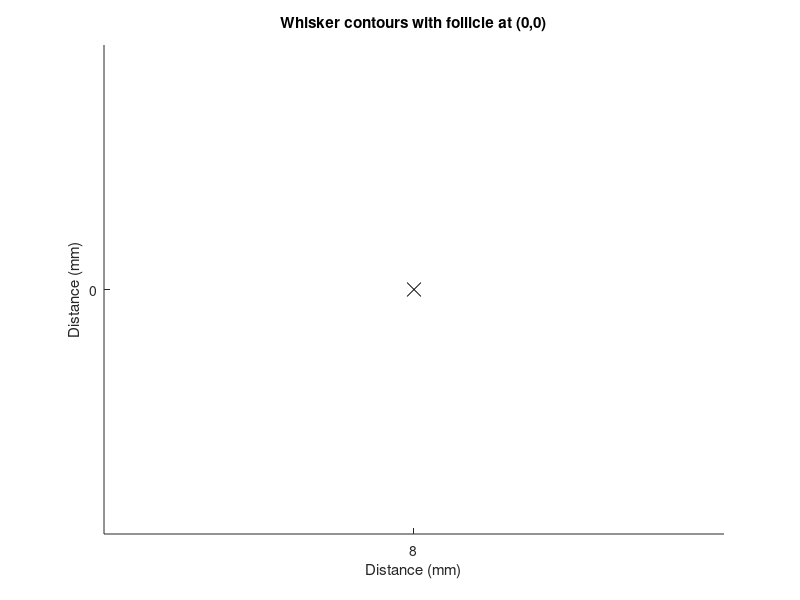

This figure's MATLAB source: (Note: this script raises an error after producing the figure.)


%% bendingRods5 with rotation
% whisker angle at based - theta0
% object position - (x y)
% rotate frame of reference by -theta0 by applying a rotation matrix
%
% 
% --------------misc simulation paramters
n_segments=1000; % number of finite elements
pole_pos_in_mm=8; % distance of pole form the face; along x- axis <-- CHANGE

numPosForces=19; % number of simulations with non-zero forces
incr=1.0; % increment of intended angle, degrees
thetaMin=incr; % min angle with positive force
thetaMax=numPosForces*incr; % max angle with positive force

anglesAtBases=incr:incr:thetaMax; % intended angles at base
numZeroForces=15; % number of simulations with zero forces (i.e. before whisker strikes object)

% --------------setting up plots
r0=[pole_pos_in_mm/1000 0]'; % pole pos in meters
figure(21); cla; hold
plot(r0(1)*1000, r0(2)*1000, 'kx', 'MarkerSize', 10); % point of force application
axis equal
title('Whisker contours with follicle at (0,0)');
xlabel('Distance (mm)');
ylabel('Distance (mm)');

% --------------mouse pad elasticitiy
% assume that moment = kTheta * dTheta 
% moment = [N m]; dTheta = [rad]; kTheta = [N m / rad]
kTheta = 5e-6; % in rad/(Nm); larger means stiffer <-- CHANGE

% --------------setting whisker parameters 
% rat whiskers
% wh.ym=3.5e9; % young's modulus in pascal
% wh.L=0.060; % whisker length in meters
% base_radius=1.00e-4;
%
% mouse whisker parameters
conical=1;
wh.ym=5e9; % young's modulus in pascal
base_radius= 33.5e-6; % in meters
wh.L = 16e-3; % whisker lenght in meters

segment=wh.L/n_segments; % in meters; total length is n_segments * segment

if ~ conical
    I(1:n_segments)=(pi/4)*base_radius^4; %uniform
else
    I(1:n_segments)=(pi/4)*(base_radius*(1-(1:n_segments)*segment/wh.L)).^4;  %conical
end
wh.I=I; % moment of intertia



% --------------simulation 
% numPosForces=20;
% incr=1.0;
% thetaMin=incr;
% thetaMax=numPosForces*incr;
% 
% anglesAtBases=incr:incr:thetaMax; 
% numZeroForces=15;
%C anglesAtBases=(-(numZeroForces-1))*incr:incr:thetaMax; 

tolerance=0.0000001;
options = optimset('TolFun',tolerance);

contourLoc=0.008;
f=1/30000;
initialCondition = [contourLoc f];

f_axial=[];
moment=[];

contours=zeros(length(anglesAtBases)+numZeroForces, 2, n_segments+1); % to store trajectories

for j=1:numPosForces
    
    theta0=pi*anglesAtBases(j)/180;
    rotTheta0=[cos(-theta0) -sin(-theta0); sin(-theta0) cos(-theta0)];
    r1=rotTheta0*r0;
    rotTheta0=[cos(-theta0) -sin(-theta0); sin(-theta0) cos(-theta0)];
    a=r1';
    
    [x,fval,exitflag,output] = fminsearch(@(x) bendingRods5(x, a, wh),initialCondition, options); % x = [s_pole force]
    
    if fval < tolerance*100 % Kluge; I don't understand why fminsearch 'converges' even though the 'tolerance' is never reached
        wh=bendingRods5wPlot(x, wh);
        for i=1:size(wh.x, 2)
            temp=[wh.x(i) wh.y(i)]';
            temp=rotTheta0*temp;
            wh.x(i)=temp(1);
            wh.y(i)=temp(2);
        end
        %plot(wh.x*1000, -wh.y*1000, 'r', 'LineWidth', 1.0); % minus is to keep with convention
        contours(j+numZeroForces, 1, :)=wh.x*1000;
        contours(j+numZeroForces, 2, :)=wh.y*1000;
        plot(squeeze(contours(j+numZeroForces, 1, :)), -squeeze(contours(j+numZeroForces, 2, :)), 'r', 'LineWidth', 1.0);
    else
        wh.f_axial=0;
        wh.moment=0;
    end
    f_axial=[f_axial wh.f_axial];
    moment=[moment wh.moment];
    
end

intendedAnglesAtBases=anglesAtBases-(180/pi)*moment/kTheta; % correct for compliance in the whisker pad
%hold off
%figure; hold
ind=find(f_axial==0);
if ~isempty(ind)
    startind=min(ind)-1;
    for i=1:length(ind)
        intendedAnglesAtBases(startind+i)=intendedAnglesAtBases(startind+i-1)+incr;
        contours(startind+i+numZeroForces, 1, :)=segment*((1:(n_segments+1))-1)*cosd(intendedAnglesAtBases(startind+i))*1000;
        contours(startind+i+numZeroForces, 2, :)=-segment*((1:(n_segments+1))-1)*sind(intendedAnglesAtBases(startind+i))*1000;
        plot(squeeze(contours(startind+i+numZeroForces, 1, :)), -squeeze(contours(startind+i+numZeroForces, 2, :)), 'b', 'LineWidth', 1.0);
        %startind+i
    end
end

moment=abs(moment);
f_axial=abs(f_axial);
moment=[zeros(1, numZeroForces) moment];
f_axial=[zeros(1, numZeroForces)  f_axial];

intendedAnglesAtBases=[(-(numZeroForces-1)*incr):incr:0 intendedAnglesAtBases];

for i=1:numZeroForces
    contours(i, 1, :)=segment*((1:(n_segments+1))-1)*cosd(intendedAnglesAtBases(i))*1000;
    contours(i, 2, :)=-segment*((1:(n_segments+1))-1)*sind(intendedAnglesAtBases(i))*1000;
    plot(squeeze(contours(i, 1, :)), -squeeze(contours(i, 2, :)), 'b', 'LineWidth', 1.0);
end

hold off

figure(22); 
subplot(2,2,1); cla
xlabel('whisker angle at follicle (degrees)')
ylabel('moment (Nm)')
line(intendedAnglesAtBases, moment)

subplot(2,2,2); cla
xlabel('whisker angle at follicle (degrees)')
ylabel('axial_force (N)')
line(intendedAnglesAtBases, f_axial)

subplot(2, 2, 3); cla
ylabel('axial_force (N)')
xlabel('moment (Nm)')
line(moment, f_axial, 'LineStyle','none', 'Marker', '.')

simResults.f_axial=f_axial;
simResults.moment=moment;
simResults.contours=contours;
simResults.intendedAnglesAtBases=intendedAnglesAtBases;

%% ______________________animate whisking - two locations
% assume that contours have been tracked
% contours, f_axial, moment all need to be defined
% to do: 

load('simResults5');
f_axialGO=simResults5.f_axial;
contoursGO=simResults5.contours;
momentGO=simResults5.moment;

load('simResults8');
f_axialNG=simResults8.f_axial;
contoursNG=simResults8.contours;
momentNG=simResults8.moment;
intendedAnglesAtBases=simResults8.intendedAnglesAtBases

% load('intendedAnglesAtBases');
% load('contoursGO');load('contoursNG');
% load('momentGO');load('momentNG');
% load('f_axialGO');load('f_axialNG');

h23=figure(23); % arbitrary figure number
set(h23, 'Position', [50 50 1000 500], 'Color', 'w')

% axes on the left
x_lim=[-wh.L*1000*0.1 wh.L*1000*1.1]; y_lim=[-wh.L*1000*0.60 wh.L*1000*0.45];
hl=axes('Units', 'normalized', 'Position', [.07 .20 .25 .5], 'XLim', x_lim, 'YLim', ...
    y_lim, 'NextPlot', 'replacechildren', 'FontSize', 16);
axis square
xlabel('Distance (mm)'); ylabel('Distance (mm)')
ht=title('Go - object near', 'Color','b', 'FontSize', 20)

% plot circle to indicate pole
%h_pNG=line(8,0, 'Marker', 'o', 'Color', 'r', 'LineWidth', 1.5, 'MarkerFaceColor', 'r');
h_p=line(4,0, 'Marker', 'o', 'Color', 'b', 'LineWidth', 1.5, 'MarkerFaceColor', 'b');

h_w=line(squeeze(contoursGO(1, 1, :)), -squeeze(contoursGO(1, 2, :)), 'Linewidth', 1.5, 'Color', 'k');
%define and plot the follicle
follX=[contours(1, 1, 1), -50*(contours(1, 1, 2)- contours(1, 1, 1))];
follY=[contours(1, 2, 1), 50*(contours(1, 2, 2)- contours(1, 2, 1))];
h_f=line(follX, follY, 'Color', 'm', 'Linewidth', 3);

% axes in the middle
xm=abs(max(intendedAnglesAtBases)-min(intendedAnglesAtBases)); x_lim=[min(intendedAnglesAtBases)-0.05*xm max(intendedAnglesAtBases)+0.05*xm]; 
ym=abs(max(momentGO)-min(momentGO)); y_lim=[min(momentGO)-0.05*ym max(momentGO)+0.05*ym];
hm=axes('Units', 'normalized', 'Position', [.38 .15 .25 .6], 'NextPlot', 'replacechildren', ...
    'XLim', x_lim,'YLim', y_lim, 'FontSize', 16);
xlabel('Angle at follicle (degrees)'); ylabel('Moment (Nm)')

% plot the moment vs angle line with green dot on top
h_mGO=line(intendedAnglesAtBases, momentGO, 'Linewidth', 1.5, 'Color', 'b');
h_mNG=line(intendedAnglesAtBases, momentNG, 'Linewidth', 1.5, 'Color', 'r');
h_mp=line(intendedAnglesAtBases(1), momentGO(1), 'Marker', 'o', 'Color', 'b', 'LineWidth', 1.5, 'MarkerFaceColor', 'b', 'MarkerSize', 10); % green point - to move

% axes on the right
yr=abs(max(f_axialGO)-min(f_axialGO)); y_lim=[min(f_axialGO)-0.05*yr max(f_axialGO)+0.05*yr];
hr=axes('Units', 'normalized', 'Position', [.70 .15 .25 .6], 'NextPlot', 'replacechildren', ...
    'XLim', x_lim,'YLim', y_lim, 'FontSize', 16);
xlabel('Angle at follicle (degrees)'); ylabel('Axial Force (N)')


% plot the moment vs angle line with green dot on top
h_rGO=line(intendedAnglesAtBases, f_axialGO, 'Linewidth', 1.5, 'Color', 'b');
h_rNG=line(intendedAnglesAtBases, f_axialNG, 'Linewidth', 1.5, 'Color', 'r');
h_rp=line(intendedAnglesAtBases(1), f_axialGO(1), 'Marker', 'o', 'Color', 'b', 'LineWidth', 1.5, 'MarkerFaceColor', 'b', 'MarkerSize', 10); % green point - to move

aviobj = avifile('testNoCompr1.avi', 'fps', 5, 'compression', 'None', 'quality', 100);

frameNumber=0;
for i=1:size(contoursGO,1)
    frameNumber=frameNumber+1;
    set(h_w, 'XData', squeeze(contoursGO(i, 1, :)), 'YData', -squeeze(contoursGO(i, 2, :))) 
    follX=[contoursGO(i, 1, 1), -50*(contoursGO(i, 1, 2)- contoursGO(i, 1, 1))];
    follY=[contoursGO(i, 2, 1), 50*(contoursGO(i, 2, 2)- contoursGO(i, 2, 1))];
    set(h_f, 'XData', follX, 'YData', follY);
    set(h_mp, 'XData', intendedAnglesAtBases(i),'YData',momentGO(i));
    set(h_rp, 'XData', intendedAnglesAtBases(i),'YData',f_axialGO(i));
    F(frameNumber)=getframe(h23);
%    aviobj=addframe(aviobj,F(frameNumber));
    %pause
end

for i=size(contoursGO,1):-1:1
    frameNumber=frameNumber+1;
    set(h_w, 'XData', squeeze(contoursGO(i, 1, :)), 'YData', -squeeze(contoursGO(i, 2, :))) 
    follX=[contoursGO(i, 1, 1), -50*(contoursGO(i, 1, 2)- contoursGO(i, 1, 1))];
    follY=[contoursGO(i, 2, 1), 50*(contoursGO(i, 2, 2)- contoursGO(i, 2, 1))];
    set(h_f, 'XData', follX, 'YData', follY);
    set(h_mp, 'XData', intendedAnglesAtBases(i),'YData',momentGO(i));
    set(h_rp, 'XData', intendedAnglesAtBases(i),'YData',f_axialGO(i));
    F(frameNumber)=getframe(h23);
%    aviobj=addframe(aviobj,F(frameNumber));
    %pause
end

% set up NG conditions
% remove green dot; add red dot

axes(hl);
set(h_p, 'XData', 8, 'YData', 0, 'Color', 'r', 'MarkerFaceColor', 'r');
%h_p=line(8,0, 'Marker', 'o', 'Color', 'r', 'LineWidth', 1.5, 'MarkerFaceColor', 'r');
delete(ht);
ht=title('NoGo - object far', 'Color','r', 'FontSize', 20)

axes(hm);
set(h_mp, 'XData', intendedAnglesAtBases(1), 'YData', momentNG(1), 'Color', 'r', 'MarkerFaceColor', 'r');
%h_mp=line(intendedAnglesAtBases(1), momentNG(1), 'Marker', 'o', 'Color', 'r', 'LineWidth', 1.5, 'MarkerFaceColor', 'r', 'MarkerSize', 10); 

axes(hr);
set(h_rp, 'XData', intendedAnglesAtBases(1), 'YData', f_axialNG(1), 'Color', 'r', 'MarkerFaceColor', 'r');
%h_rp=line(intendedAnglesAtBases(1), f_axialNG(1), 'Marker', 'o', 'Color', 'r', 'LineWidth', 1.5, 'MarkerFaceColor', 'r', 'MarkerSize', 10); 

for i=1:size(contoursNG,1)
    frameNumber=frameNumber+1;
    set(h_w, 'XData', squeeze(contoursNG(i, 1, :)), 'YData', -squeeze(contoursNG(i, 2, :))) 
    follX=[contoursNG(i, 1, 1), -50*(contoursNG(i, 1, 2)- contoursNG(i, 1, 1))];
    follY=[contoursNG(i, 2, 1), 50*(contoursNG(i, 2, 2)- contoursNG(i, 2, 1))];
    set(h_f, 'XData', follX, 'YData', follY);
    set(h_mp, 'XData', intendedAnglesAtBases(i),'YData',momentNG(i));
    set(h_rp, 'XData', intendedAnglesAtBases(i),'YData',f_axialNG(i));
    F(frameNumber)=getframe(h23);
%    aviobj=addframe(aviobj,F(frameNumber));
    %pause
end

for i=size(contoursNG,1):-1:1
    frameNumber=frameNumber+1;
    set(h_w, 'XData', squeeze(contoursNG(i, 1, :)), 'YData', -squeeze(contoursNG(i, 2, :))) 
    follX=[contoursNG(i, 1, 1), -50*(contoursNG(i, 1, 2)- contoursNG(i, 1, 1))];
    follY=[contoursNG(i, 2, 1), 50*(contoursNG(i, 2, 2)- contoursNG(i, 2, 1))];
    set(h_f, 'XData', follX, 'YData', follY);
    set(h_mp, 'XData', intendedAnglesAtBases(i),'YData',momentNG(i));
    set(h_rp, 'XData', intendedAnglesAtBases(i),'YData',f_axialNG(i));
    F(frameNumber)=getframe(h23);
%    aviobj=addframe(aviobj,F(frameNumber));
    %pause
end

aviobj=close(aviobj);
movie(h23, F, 3)
% movie2avi(F, 'testRLE1.avi', 'fps', 5, 'compression', 'RLE', 'quality', 100) % no MSVC, RLE, 

%% animate whisking - one location
% assume that contours have been tracked
% contours, f_axial, moment all need to be defined
% to do: 

h23=figure(23); % arbitrary figure number
set(h23, 'Position', [50 50 1000 500], 'Color', 'w')

% axes on the left
x_lim=[-wh.L*1000*0.1 wh.L*1000*1.1]; y_lim=[-wh.L*1000*0.60 wh.L*1000*0.45];
hl=axes('Units', 'normalized', 'Position', [.05 .20 .25 .5], 'XLim', x_lim, 'YLim', ...
    y_lim, 'NextPlot', 'replacechildren');
axis square
xlabel('Distance (mm)'); ylabel('Distance (mm)')

% plot circle to indicate pole
h_p=line(r0(1)*1000,r0(2)*1000+0.3, 'Marker', 'o', 'Color', 'r', 'LineWidth', 1.5, 'MarkerFaceColor', 'r');

h_w=line(squeeze(contours(1, 1, :)), -squeeze(contours(1, 2, :)), 'Linewidth', 1.5);
%define and plot the follicle
follX=[contours(1, 1, 1), -50*(contours(1, 1, 2)- contours(1, 1, 1))];
follY=[contours(1, 2, 1), 50*(contours(1, 2, 2)- contours(1, 2, 1))];
h_f=line(follX, follY, 'Color', 'k', 'Linewidth', 3);

% axes in the middle
xm=abs(max(intendedAnglesAtBases)-min(intendedAnglesAtBases)); x_lim=[min(intendedAnglesAtBases)-0.05*xm max(intendedAnglesAtBases)+0.05*xm]; 
ym=abs(max(moment)-min(moment)); y_lim=[min(moment)-0.05*ym max(moment)+0.05*ym];
hm=axes('Units', 'normalized', 'Position', [.4 .15 .25 .6], 'NextPlot', 'replacechildren', ...
    'XLim', x_lim,'YLim', y_lim);
xlabel('Angle at follicle (degrees)'); ylabel('Moment (Nm)')

% plot the moment vs angle line with green dot on top
h_m=line(intendedAnglesAtBases, moment, 'Linewidth', 1.5);
h_mp=line(intendedAnglesAtBases(1), moment(1), 'Marker', 'o', 'Color', 'b', 'LineWidth', 1.5, 'MarkerFaceColor', 'b', 'MarkerSize', 10); % green point - to move

% axes on the right
yr=abs(max(f_axial)-min(f_axial)); y_lim=[min(f_axial)-0.05*yr max(f_axial)+0.05*yr];
hr=axes('Units', 'normalized', 'Position', [.70 .15 .25 .6], 'NextPlot', 'replacechildren', ...
    'XLim', x_lim,'YLim', y_lim);
xlabel('Angle at follicle (degrees)'); ylabel('Axial Force (N)')

% plot the moment vs angle line with green dot on top
h_r=line(intendedAnglesAtBases, f_axial, 'Linewidth', 1.5);
h_rp=line(intendedAnglesAtBases(1), f_axial(1), 'Marker', 'o', 'Color', 'b', 'LineWidth', 1.5, 'MarkerFaceColor', 'b', 'MarkerSize', 10); % green point - to move

aviobj = avifile('testCinepak2.avi', 'fps', 5, 'compression', 'Cinepak', 'quality', 100);

for i=1:size(contours,1)
    set(h_w, 'XData', squeeze(contours(i, 1, :)), 'YData', -squeeze(contours(i, 2, :))) 
    follX=[contours(i, 1, 1), -50*(contours(i, 1, 2)- contours(i, 1, 1))];
    follY=[contours(i, 2, 1), 50*(contours(i, 2, 2)- contours(i, 2, 1))];
    set(h_f, 'XData', follX, 'YData', follY);
    set(h_mp, 'XData', intendedAnglesAtBases(i),'YData',moment(i));
    set(h_rp, 'XData', intendedAnglesAtBases(i),'YData',f_axial(i));
    F(i)=getframe(h23);
    aviobj=addframe(aviobj,F(i));
    pause(0.2)
end

for i=size(contours,1):-1:1
    set(h_w, 'XData', squeeze(contours(i, 1, :)), 'YData', -squeeze(contours(i, 2, :))) 
    follX=[contours(i, 1, 1), -50*(contours(i, 1, 2)- contours(i, 1, 1))];
    follY=[contours(i, 2, 1), 50*(contours(i, 2, 2)- contours(i, 2, 1))];
    set(h_f, 'XData', follX, 'YData', follY);
    set(h_mp, 'XData', intendedAnglesAtBases(i),'YData',moment(i));
    set(h_rp, 'XData', intendedAnglesAtBases(i),'YData',f_axial(i));
    F(2*size(contours,1)-i+1)=getframe(h23);
    aviobj=addframe(aviobj,F(i));
    pause(.2)
end

aviobj=close(aviobj);
%movie(h23, F, 3)
%movie2avi(F, 'testRLE1.avi', 'fps', 5, 'compression', 'RLE', 'quality',
%100) % no MSVC, RLE, 